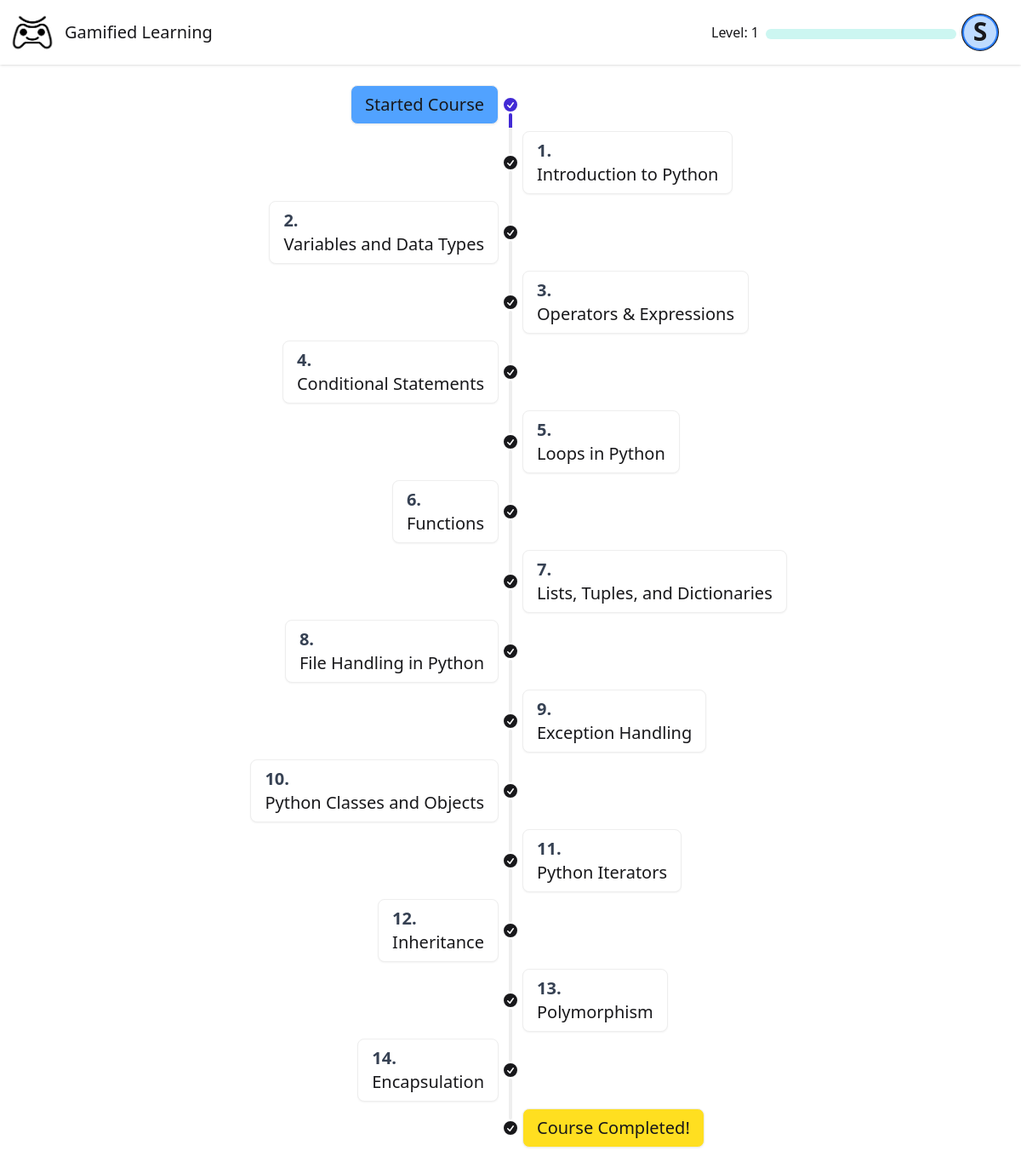
The app's page /lessons/1 (signed in) with its own data.
### models/models.py (models this page shows, shortened)
class User(db.Model):
    id = db.Column(db.Integer, primary_key=True)
    name = db.Column(db.String(100), nullable=False)
    username = db.Column(db.String(80), unique=True, nullable=False)
    email = db.Column(db.String(120), unique=True, nullable=False)
    stream = db.Column(db.String(20), nullable=False)
    year = db.Column(db.String(10), nullable=False)
    password = db.Column(db.String(120), nullable=False)
    points = db.Column(db.Integer, default=0)
    level = db.Column(db.Integer, default=1)
    is_admin = db.Column(db.Boolean, default=False)
    created_at = db.Column(db.DateTime, default=datetime.utcnow)
    last_login = db.Column(db.DateTime)
    courses = db.relationship('Course', secondary=user_courses, back_populates='users')
    completed_chapters = db.relationship('UserChapterProgress', back_populates='user')

class Chapter(db.Model):
    id = db.Column(db.Integer, primary_key=True)
    title = db.Column(db.String(100), nullable=False)
    content = db.Column(db.Text, nullable=False)
    order = db.Column(db.Integer, nullable=False, default=0)
    created_at = db.Column(db.DateTime, default=datetime.utcnow)
    updated_at = db.Column(db.DateTime, default=datetime.utcnow, onupdate=datetime.utcnow)
    course_id = db.Column(db.Integer, db.ForeignKey('course.id'), nullable=False)
    course = db.relationship('Course', back_populates='chapters')
    user_progress = db.relationship('UserChapterProgress', back_populates='chapter')

### routes/lesson.py (the view)
def lessons_page(course_id):
    if 'user_id' not in session:
        return redirect(url_for('login'))
    user = db.session.get(User, session['user_id'])
    if user is None:
        session.clear()
        return redirect(url_for('login'))
    if not user.level:
        return redirect(url_for('select_level'))
    course = db.session.get(Course, course_id)
    if not course:
        flash('Course not found', 'error')
        return redirect(url_for('courses_page'))
    session['current_course_id'] = course_id
    lessons = get_course_lessons(course_id)
    completed_lessons_list = get_completed_chapters(user.id, session['current_course_id'])
    return render_template('lessons.html', user=user, lessons=lessons, completed_lessons_list=completed_lessons_list)

### routes/helpers.py (called while the page is built)
def get_course_lessons(course_id):
    try:
        course = Course.query.get(course_id)
        if not course:
            return None
        chapters = Chapter.query.filter_by(
            course_id=course_id
        ).order_by(Chapter.order.asc()).all()
        if not chapters:
            return None
        return [{
            'id': chapter.id,
            'title': chapter.title,
            'order': chapter.order
        } for chapter in chapters]
    except Exception as e:
        print(f"Error fetching course chapters: {str(e)}")
        return None

def get_completed_chapters(user_id, course_id=None):
    user = db.session.get(User, user_id)
    if not user:
        return None
    query = db.session.query(
        UserChapterProgress.chapter_id,
        Chapter.course_id,
        Chapter.title
    ).join(
        Chapter,
        UserChapterProgress.chapter_id == Chapter.id
    ).filter(
        UserChapterProgress.user_id == user_id,
        UserChapterProgress.completed == True
    )
    if course_id:
        query = query.filter(Chapter.course_id == course_id)
    completed_chapters = query.all()
    result = {
        'completed_chapters': [{
            'chapter_id': chap.chapter_id,
            'title': chap.title,
            'course_id': chap.course_id
        } for chap in completed_chapters]}
    return result

### templates/lessons.html (shortened to what this page needs)
{% extends "base.html" %} {% block content %}
<div x-data="{chapterOpen: false}">
    <div class="relative overflow-hidden">
        <div
            class="transition-all duration-300 ease-in-out justify-center w-full sticky"
            :style="chapterOpen ? 'transform: translateX(40%);' : 'transform: translateX(0);'"
            x-transition.leave.delay.300ms=""
            >
            <ul class="timeline timeline-vertical text-xl mt-5 mb-5">
                <li>
                    <div class="timeline-start timeline-box text-xl bg-blue-400">
                        <p x-show="!chapterOpen">Started Course</p>
                    </div>
                    <div class="timeline-middle">
                        <svg
                            xmlns="http://www.w3.org/2000/svg"
                            viewBox="0 0 20 20"
                            fill="currentColor"
                            class="text-primary h-5 w-5"
                        >
                            <path
                                fill-rule="evenodd"
                                d="M10 18a8 8 0 100-16 8 8 0 000 16zm3.857-9.809a.75.75 0 00-1.214-.882l-3.483 4.79-1.88-1.88a.75.75 0 10-1.06 1.061l2.5 2.5a.75.75 0 001.137-.089l4-5.5z"
                                clip-rule="evenodd"
                            />
                        </svg>
                    </div>
                    <hr class="bg-primary" />
                </li>
                {% for lesson in lessons %} {% if loop.index is odd %}
                <li name="right">
                    <hr
                    />
                    <div class="timeline-middle">
                        <svg
                            xmlns="http://www.w3.org/2000/svg"
                            viewBox="0 0 20 20"
                            fill="currentColor"
                            class="{% if loop.index|string in completed_lessons_list %} text-primary {% endif %} h-5 w-5"
                        >
                            <path
                                fill-rule="evenodd"
                                d="M10 18a8 8 0 100-16 8 8 0 000 16zm3.857-9.809a.75.75 0 00-1.214-.882l-3.483 4.79-1.88-1.88a.75.75 0 10-1.06 1.061l2.5 2.5a.75.75 0 001.137-.089l4-5.5z"
                                clip-rule="evenodd"
                            />
                        </svg>
                    </div>
                    <div
                        class="timeline-end timeline-box transition-transform duration-300 ease-in-out hover:scale-105 hover:shadow-lg {% if loop.index|string in completed_lessons_list %}bg-green-300{% endif %}"
                    >
                        <button
                            hx-get="/chapter/{{loop.index}}"
                            hx-target="#chapter"
                            hx-swap="innerHTML"
                            x-on:click="chapterOpen = true"
                            class="text-xl font-thin tabular-nums inline">
                            <p class="text-left font-bold text-gray-700">{{ loop.index }}. </p>
                            <p
                                x-show="!chapterOpen"
                                class="text-xl"
                                >{{ lesson.title }}</p
                            >
                        </button>
                    </div>
                    <hr
                    />
                </li>
                {% else %}
                <li name="left">
                    <hr
                    />
                    <div
                        class="timeline-start timeline-box transition-transform duration-300 ease-in-out hover:scale-105 hover:shadow-lg {% if loop.index|string in completed_lessons_list %}bg-green-300{% endif %}"
                    >
                        <button
                            hx-get="/chapter/{{loop.index}}"
                            hx-target="#chapter"
                            hx-swap="innerHTML"
                            x-on:click="chapterOpen = true"
                            class="text-xl font-thin tabular-nums inline">
                            <p class="text-left font-bold text-gray-700">{{ loop.index }}. </p>
                            <p
                                x-show="!chapterOpen"
                                class="text-xl"
                                >{{ lesson.title }}</p
                            >
                        </button>
                    </div>
                    <div class="timeline-middle">
                        <svg
                            xmlns="http://www.w3.org/2000/svg"
                            viewBox="0 0 20 20"
                            fill="currentColor"
                            class="{% if loop.index|string in completed_lessons_list %} text-primary {% endif %} h-5 w-5"
                        >
                            <path
                                fill-rule="evenodd"
                                d="M10 18a8 8 0 100-16 8 8 0 000 16zm3.857-9.809a.75.75 0 00-1.214-.882l-3.483 4.79-1.88-1.88a.75.75 0 10-1.06 1.061l2.5 2.5a.75.75 0 001.137-.089l4-5.5z"
                                clip-rule="evenodd"
                            />
                        </svg>
                    </div>
                    <hr
                    />
                </li>
                {% endif %} {% endfor %}
                <li>
                    <hr />
                    <div class="timeline-middle">
                        <svg
                            xmlns="http://www.w3.org/2000/svg"
                            viewBox="0 0 20 20"
                            fill="currentColor"
                            class="h-5 w-5"
                        >
                            <path
                                fill-rule="evenodd"
                                d="M10 18a8 8 0 100-16 8 8 0 000 16zm3.857-9.809a.75.75 0 00-1.214-.882l-3.483 4.79-1.88-1.88a.75.75 0 10-1.06 1.061l2.5 2.5a.75.75 0 001.137-.089l4-5.5z"
                                clip-rule="evenodd"
                            />
                        </svg>
                    </div>
                    <div class="timeline-end timeline-box text-xl bg-yellow-300">
                        <p x-show="!chapterOpen">Course Completed!</p>
                    </div>
                </li>
            </ul>
        </div>
    </div>
</div>
{% endblock %}

### templates/base.html (shortened to what this page needs)
<!doctype html>
<html>
    <head>
        <link
            href="https://cdn.jsdelivr.net/npm/daisyui@5"
            rel="stylesheet"
            type="text/css"
        />
        <link rel="stylesheet" href="{{url_for('static',filename='dist/output.css')}}">
        <link
            href="https://cdn.jsdelivr.net/npm/daisyui@5/themes.css"
            rel="stylesheet"
            type="text/css"
        />
    </head>
    <body>
        <div class="min-h-screen flex flex-col">
            <div class="navbar bg-base-100 shadow-sm sticky top-0 z-[100]">
                <div class="flex-1">
                    <div class="flex items-center gap-2">
                        <img
                            src="/static/logo.png"
                            alt="logo"
                            class="size-15"
                        />
                        <a class="text-xl" href="/">Gamified Learning</a>
                    </div>
                </div>
                {% if 'user_id' in session %}
                <div class="flex gap-2 pr-5">
                    <p class="pt-2" style="height: min-content">
                        Level: {{ session.get('user_level', 1) }}
                    </p>
                    <progress
                        class="progress progress-accent w-56 h-3 mt-4"
                        value="{{ session.get('user_points', 0) }}"
                        max="200"
                    ></progress>
                    <div class="dropdown dropdown-end">
                        <div
                            tabindex="0"
                            role="button"
                            class="btn btn-ghost btn-circle avatar"
                        >
                            <div
                                class="w-10 rounded-full ring ring-blue ring-offset-2 ring-offset-blue-500 bg-blue-200"
                            >
                                <span class="text-3xl"
                                    >{{ user.name|first }}</span
                                >
                            </div>
                        </div>
                    </div>
                </div>
                {% else %}
                <a href="{{ url_for('login') }}" class="pr-5">Login</a>
                {% endif %}
            </div>
            <main class="flex-grow">{% block content %}{% endblock %}</main>
        </div>
    </body>
</html>

### records on screen
User: name|first "S"
Chapter: title "Introduction to Python"
Chapter: title "Variables and Data Types"
Chapter: title "Operators & Expressions"
Chapter: title "Conditional Statements"
Chapter: title "Loops in Python"
Chapter: title "Functions"
Chapter: title "Lists, Tuples, and Dictionaries"
Chapter: title "File Handling in Python"
Chapter: title "Exception Handling"
Chapter: title "Python Classes and Objects"
Chapter: title "Python Iterators"
Chapter: title "Inheritance"
Chapter: title "Polymorphism"
Chapter: title "Encapsulation"

### other values on screen
{{ session.get('user_level', 1) }} "1"
